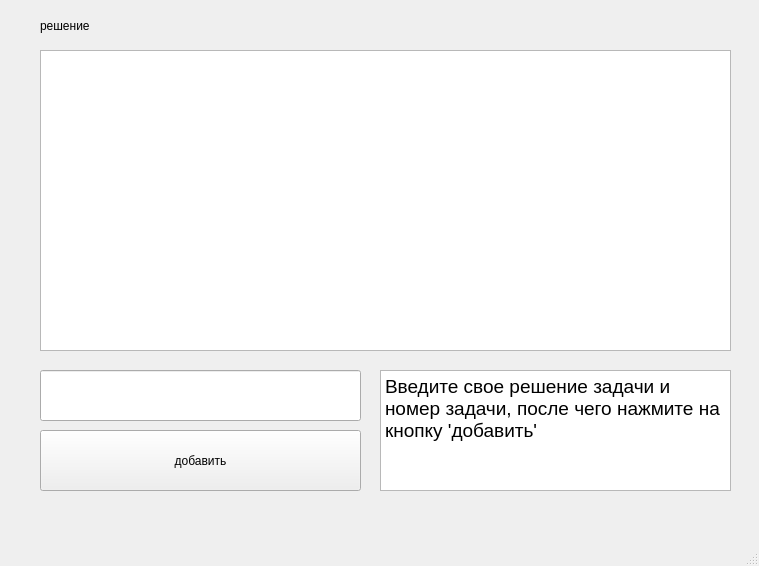
<?xml version="1.0" encoding="UTF-8"?>
<ui version="4.0">
 <class>MainWindow</class>
 <widget class="QMainWindow" name="MainWindow">
  <property name="geometry">
   <rect>
    <x>0</x>
    <y>0</y>
    <width>759</width>
    <height>566</height>
   </rect>
  </property>
  <property name="windowTitle">
   <string>MainWindow</string>
  </property>
  <widget class="QWidget" name="centralwidget">
   <widget class="QTextEdit" name="textEdit">
    <property name="geometry">
     <rect>
      <x>40</x>
      <y>50</y>
      <width>691</width>
      <height>301</height>
     </rect>
    </property>
   </widget>
   <widget class="QPushButton" name="pushButton">
    <property name="geometry">
     <rect>
      <x>40</x>
      <y>430</y>
      <width>321</width>
      <height>61</height>
     </rect>
    </property>
    <property name="text">
     <string>добавить</string>
    </property>
   </widget>
   <widget class="QTextBrowser" name="textBrowser">
    <property name="geometry">
     <rect>
      <x>380</x>
      <y>370</y>
      <width>351</width>
      <height>121</height>
     </rect>
    </property>
    <property name="html">
     <string>&lt;!DOCTYPE HTML PUBLIC &quot;-//W3C//DTD HTML 4.0//EN&quot; &quot;http://www.w3.org/TR/REC-html40/strict.dtd&quot;&gt;
&lt;html&gt;&lt;head&gt;&lt;meta name=&quot;qrichtext&quot; content=&quot;1&quot; /&gt;&lt;style type=&quot;text/css&quot;&gt;
p, li { white-space: pre-wrap; }
&lt;/style&gt;&lt;/head&gt;&lt;body style=&quot; font-family:'MS Shell Dlg 2'; font-size:7.8pt; font-weight:400; font-style:normal;&quot;&gt;
&lt;p style=&quot; margin-top:0px; margin-bottom:0px; margin-left:0px; margin-right:0px; -qt-block-indent:0; text-indent:0px;&quot;&gt;&lt;span style=&quot; font-size:14pt;&quot;&gt;Введите свое решение задачи и номер задачи, после чего нажмите на кнопку 'добавить'&lt;/span&gt;&lt;/p&gt;
&lt;p style=&quot;-qt-paragraph-type:empty; margin-top:0px; margin-bottom:0px; margin-left:0px; margin-right:0px; -qt-block-indent:0; text-indent:0px;&quot;&gt;&lt;br /&gt;&lt;/p&gt;&lt;/body&gt;&lt;/html&gt;</string>
    </property>
   </widget>
   <widget class="QLabel" name="label">
    <property name="geometry">
     <rect>
      <x>40</x>
      <y>10</y>
      <width>151</width>
      <height>31</height>
     </rect>
    </property>
    <property name="text">
     <string>решение</string>
    </property>
   </widget>
   <widget class="QLineEdit" name="lineEdit">
    <property name="geometry">
     <rect>
      <x>40</x>
      <y>370</y>
      <width>321</width>
      <height>51</height>
     </rect>
    </property>
   </widget>
  </widget>
  <widget class="QMenuBar" name="menubar">
   <property name="geometry">
    <rect>
     <x>0</x>
     <y>0</y>
     <width>759</width>
     <height>26</height>
    </rect>
   </property>
  </widget>
  <widget class="QStatusBar" name="statusbar"/>
 </widget>
 <resources/>
 <connections/>
</ui>
